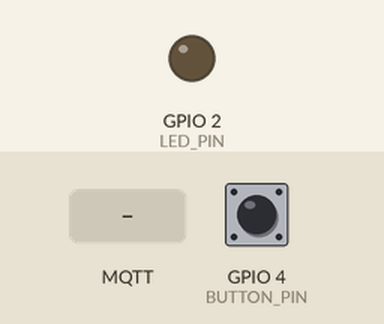
Recording of a sketch running on a simulated ESP32. On the bench: output pins drawn as LEDs (lit = HIGH). The inputs (shaded band) are chosen by the test bench; at power-on: GPIO 4 (BUTTON_PIN) HIGH. WiFi joins after 1.5 s; servers stay silent unless stated; random numbers use the default seed unless the sketch sets one; no MQTT or app messages arrive unless stated; what the sketch prints to the serial monitor is not drawn.

Above: at 2.7 s.
2.8 s: GPIO 4 (BUTTON_PIN) pulled LOW for 0.15 s
At 3.2 s:
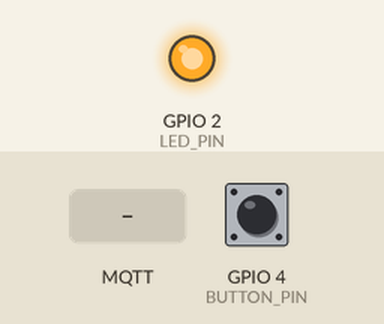
5.9 s: GPIO 4 (BUTTON_PIN) pulled LOW for 1 s
At 6.8 s:
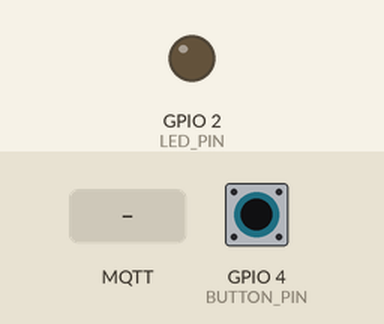
8.4 s: GPIO 4 (BUTTON_PIN) pulled LOW for 3.2 s
At 9.8 s:
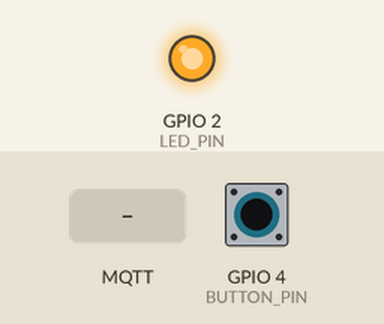
13.1 s: MQTT message "OFF" arrives on the first subscribed topic
At 13.9 s:
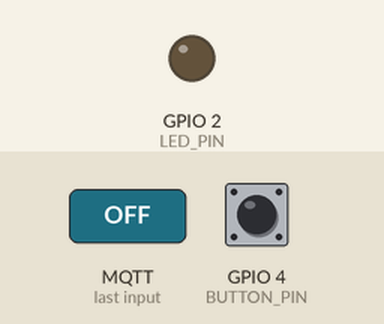
Timing chart, 0 to 16.1 s (numbered marks = the images above; inputs shaded):
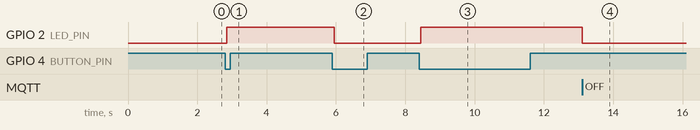

Measured:
- after the input at 2.8 s, GPIO 2 (LED_PIN): LOW → HIGH after 0.05 s
- after the input at 5.9 s, GPIO 2 (LED_PIN): HIGH → LOW after 0.05 s
- after the input at 8.4 s, GPIO 2 (LED_PIN): LOW → HIGH after 0.05 s
- after the input at 13.1 s, GPIO 2 (LED_PIN): HIGH → LOW at once

The sketch:

Cau3_code_led.ino
```cpp
#include <WiFi.h>
#include <PubSubClient.h>

// ================= THÔNG TIN CẤU HÌNH =================
const char* ssid        = "phuc";       // Tên WiFi
const char* mqtt_server = "192.168.98.89"; // IP Raspberry Pi (OpenHAB/Mosquitto)
const int   mqtt_port   = 1883;                   // Cổng MQTT

// Cấu hình chân phần cứng
const int LED_PIN    = 2; // Chân kết nối LED
const int BUTTON_PIN = 4; // Chân kết nối Nút nhấn 4 chân

// MQTT Topics
const char* TOPIC_LED_SET   = "home/led/set";   // Lắng nghe lệnh từ OpenHAB
const char* TOPIC_LED_STATE = "home/led/state"; // Gửi trạng thái hiện tại về OpenHAB

// Biến quản lý trạng thái LED & Nút nhấn
bool ledState = false;             // Trạng thái LED (false = OFF, true = ON)
int lastButtonState = HIGH;        // Trạng thái nút bấm trước đó
unsigned long lastDebounceTime = 0; // Thời gian chống rung nút
const unsigned long debounceDelay = 50; // Khoảng thời gian chống rung (ms)

WiFiClient espClient;
PubSubClient client(espClient);

// Hàm cập nhật trạng thái LED và đồng bộ lên OpenHAB
void setLedState(bool newState) {
  ledState = newState;
  digitalWrite(LED_PIN, ledState ? HIGH : LOW);

  // Gửi trạng thái mới lên MQTT để OpenHAB cập nhật giao diện
  if (client.connected()) {
    client.publish(TOPIC_LED_STATE, ledState ? "ON" : "OFF");
  }
  Serial.print("Da doi trang thai LED -> ");
  Serial.println(ledState ? "ON" : "OFF");
}

// Hàm nhận lệnh từ OpenHAB gửi xuống
void callback(char* topic, byte* payload, unsigned int length) {
  String messageBuffer;
  for (int i = 0; i < length; i++) {
    messageBuffer += (char)payload[i];
  }

  Serial.print("Nhan lenh tu OpenHAB [");
  Serial.print(topic);
  Serial.print("]: ");
  Serial.println(messageBuffer);

  if (messageBuffer == "ON" && !ledState) {
    setLedState(true);
  } else if (messageBuffer == "OFF" && ledState) {
    setLedState(false);
  }
}

// Kết nối lại MQTT khi mất mạng
void reconnect() {
  while (!client.connected()) {
    Serial.print("Dang ket noi MQTT...");
    String clientId = "ESP32Client-";
    clientId += String(random(0xffff), HEX);

    if (client.connect(clientId.c_str())) {
      Serial.println("Da ket noi!");
      client.subscribe(TOPIC_LED_SET);
    } else {
      Serial.print("Loi ket noi, rc=");
      Serial.print(client.state());
      Serial.println(" Thu lai sau 5 giay...");
      delay(5000);
    }
  }
}

void setup() {
  Serial.begin(115200);

  pinMode(LED_PIN, OUTPUT);
  pinMode(BUTTON_PIN, INPUT_PULLUP); // Dùng điện trở kéo lên nội bộ

  digitalWrite(LED_PIN, LOW); // Mặc định ban đầu tắt LED

  // Kết nối WiFi
  WiFi.begin(ssid);
  Serial.print("Dang ket noi WiFi");
  while (WiFi.status() != WL_CONNECTED) {
    delay(500);
    Serial.print(".");
  }
  Serial.println("\nWiFi da ket noi!");

  // Cấu hình MQTT
  client.setServer(mqtt_server, mqtt_port);
  client.setCallback(callback);
}

void loop() {
  // 1. Duy trì kết nối MQTT
  if (!client.connected()) {
    reconnect();
  }
  client.loop();

  // 2. Xử lý đọc nút nhấn (có chống rung / debounce)
  int reading = digitalRead(BUTTON_PIN);

  // Nếu trạng thái nút bị thay đổi (do nhiễu hoặc do bấm)
  if (reading != lastButtonState) {
    lastDebounceTime = millis();
  }

  if ((millis() - lastDebounceTime) > debounceDelay) {
    // Nếu nút thực sự bị nhấn xuống (mức LOW do dùng INPUT_PULLUP)
    static int buttonState = HIGH;
    if (reading != buttonState) {
      buttonState = reading;

      // Khi nhấn xuống (LOW), đảo trạng thái LED
      if (buttonState == LOW) {
        setLedState(!ledState);
      }
    }
  }

  lastButtonState = reading;
}
```
